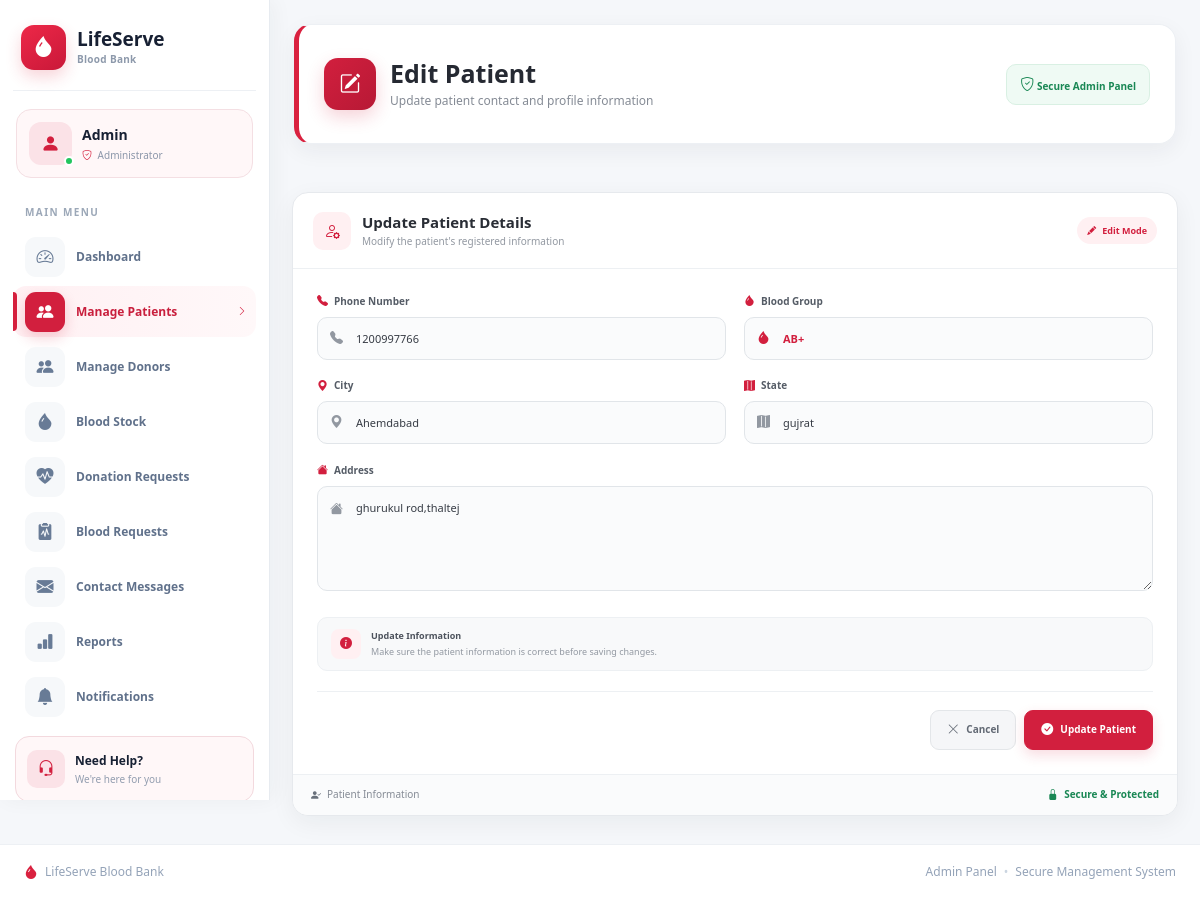
The app's page /adminpanel/patients/edit/1/ with its own data.
### patient/models.py (models this page shows, shortened)
class Patient(models.Model):
    profile_photo = models.ImageField(
    upload_to="profiles/",
    blank=True,
    null=True
)
    GENDER = (
        ('Male', 'Male'),
        ('Female', 'Female'),
        ('Other', 'Other'),
    )
    BLOOD_GROUPS = (
        ('A+', 'A+'),
        ('A-', 'A-'),
        ('B+', 'B+'),
        ('B-', 'B-'),
        ('AB+', 'AB+'),
        ('AB-', 'AB-'),
        ('O+', 'O+'),
        ('O-', 'O-'),
    )
    STATUS = (
        ('Pending', 'Pending'),
        ('Approved', 'Approved'),
        ('Rejected', 'Rejected'),
    )
    user = models.OneToOneField(User, on_delete=models.CASCADE)
    age = models.PositiveIntegerField()
    gender = models.CharField(
        max_length=10,
        choices=GENDER
    )
    blood_group = models.CharField(
        max_length=5,
        choices=BLOOD_GROUPS
    )
    address = models.TextField()
    city = models.CharField(max_length=50)
    phone = models.CharField(max_length=15)
    state = models.CharField(max_length=100)
    status = models.CharField(
        max_length=10,
        choices=STATUS,
        default="Pending"
    )

### adminpanel/views.py (the view, shortened to what this page needs)
# urls.py: path("patients/edit/<int:id>/", views.edit_patient, name="edit_patient"),
def edit_patient(request, id):
    patient = get_object_or_404(Patient, id=id)
    return render(request, "adminpanel/edit_patient.html", {
        "patient": patient
    })

### accounts/context_processors.py (called while the page is built, shortened)
def notification_count(request):
    return {
        "notification_count": 0
    }

def contact_message_count(request):
    unread_count = ContactMessage.objects.filter(is_read=False).count()
    return {
        "contact_message_count": unread_count
    }

### donor/context_processors.py (called while the page is built)
def donor_data(request):
    donor = None
    if request.user.is_authenticated:
        try:
            donor = Donor.objects.get(user=request.user)
        except Donor.DoesNotExist:
            donor = None
    return {
        "donor": donor
    }

### lifeserve/offline_translation.py (called while the page is built)
    def __call__(self, request):
        response = self.get_response(request)
        if request.LANGUAGE_CODE != 'hi' or response.get('Content-Type', '').split(';')[0] != 'text/html':
            return response
        if not response.streaming:
            response.content = translate_html(response.content.decode(response.charset or 'utf-8')).encode(response.charset or 'utf-8')
            response.headers.pop('Content-Length', None)
        return response

### patient/context_processors.py (called while the page is built)
def patient_data(request):
    if request.user.is_authenticated:
        patient = Patient.objects.filter(user=request.user).first()
        return {
            "patient": patient
        }
    return {}

### lifeserve/templates/adminpanel/edit_patient.html (shortened to what this page needs)
{% extends 'adminpanel/base.html' %}
{% load static %}
{% block extra_css %}
<link rel="stylesheet" href="{% static 'css/edit-patient.css' %}">
{% endblock %}
{% block content %}
<div class="edit-patient-page">
     <section class="ep-page-header">
        <div class="ep-header-content">
            <div class="ep-page-icon">
                <i class="bi bi-pencil-square"></i>
            </div>
            <div>
                <h2>Edit Patient</h2>
                <p>Update patient contact and profile information</p>
            </div>
        </div>
         <div class="ep-header-badge ">
        <div class="ep-secure-badge">
            <i class="bi bi-shield-check"></i>
            <span>Secure Admin Panel</span>
        </div>
         </div>
    </section>
</div>
    <div class="ep-card">
        <div class="ep-card-header">
            <div class="ep-card-title">
                <div class="ep-card-title-icon">
                    <i class="bi bi-person-gear"></i>
                </div>
                <div>
                    <h4>Update Patient Details</h4>
                    <p>Modify the patient's registered information</p>
                </div>
            </div>
            <div class="ep-update-badge">
                <i class="bi bi-pencil-fill"></i>
                Edit Mode
            </div>
        </div>
        <div class="ep-card-body">
            <form method="POST">
                <div class="ep-form-grid">
                    <div class="ep-form-group">
                        <label for="phone">
                            <i class="bi bi-telephone-fill"></i>
                            Phone Number
                        </label>
                        <div class="ep-input-wrap">
                            <input
                                type="text"
                                id="phone"
                                name="phone"
                                value="{{ patient.phone }}"
                                placeholder="Enter phone number"
                                autocomplete="tel">
                        </div>
                    </div>
                    <div class="ep-form-group">
                        <label for="blood_group">
                            <i class="bi bi-droplet-fill"></i>
                            Blood Group
                        </label>
                        <div class="ep-input-wrap blood-input">
                            <input
                                type="text"
                                id="blood_group"
                                name="blood_group"
                                value="{{ patient.blood_group }}"
                                placeholder="e.g. A+">
                        </div>
                    </div>
                    <div class="ep-form-group">
                        <label for="city">
                            <i class="bi bi-geo-alt-fill"></i>
                            City
                        </label>
                        <div class="ep-input-wrap">
                            <input
                                type="text"
                                id="city"
                                name="city"
                                value="{{ patient.city }}"
                                placeholder="Enter city">
                        </div>
                    </div>
                    <div class="ep-form-group">
                        <label for="state">
                            <i class="bi bi-map-fill"></i>
                            State
                        </label>
                        <div class="ep-input-wrap">
                            <input
                                type="text"
                                id="state"
                                name="state"
                                value="{{ patient.state }}"
                                placeholder="Enter state">
                        </div>
                    </div>
                    <div class="ep-form-group ep-address-group">
                        <label for="address">
                            <i class="bi bi-house-fill"></i>
                            Address
                        </label>
                        <div class="ep-textarea-wrap">
                            <textarea
                                id="address"
                                name="address"
                                rows="4"
                                placeholder="Enter complete address">{{ patient.address }}</textarea>
                        </div>
                    </div>
                </div>
                <div class="ep-form-note">
                    <div class="ep-note-icon">
                        <i class="bi bi-info-circle-fill"></i>
                    </div>
                    <div>
                        <strong>Update Information</strong>
                        <span>
                            Make sure the patient information is correct before saving changes.
                        </span>
                    </div>
                </div>
                <div class="ep-form-actions">
                    <a href="{% url 'manage_patients' %}"
                       class="ep-cancel-btn">
                        <i class="bi bi-x-lg"></i>
                        <span>Cancel</span>
                    </a>
                    <button type="submit"
                            class="ep-update-btn">
                        <i class="bi bi-check-circle-fill"></i>
                        <span>Update Patient</span>
                    </button>
                </div>
            </form>
        </div>
        <div class="ep-card-footer">
            <div class="ep-footer-info">
                <i class="bi bi-person-check-fill"></i>
                <span>
                    Patient Information
                </span>
            </div>
            <div class="ep-footer-secure">
                <i class="bi bi-lock-fill"></i>
                Secure &amp; Protected
            </div>
        </div>
    </div>
</div>
{% endblock %}

### lifeserve/static/css/admin.css (style rules this page uses)
* { box-sizing: border-box; }
html, body { margin: 0; padding: 0; width: 100%; min-height: 100%; font-family: "Segoe UI", Arial, sans-serif; background: #f5f7fa; }
body { overflow-x: hidden; }
.admin-content > * { max-width: 100%; }

### records on screen
Patient: phone "1200997766", blood_group "AB+", city "Ahemdabad", state "gujrat", address "ghurukul rod,thaltej"
